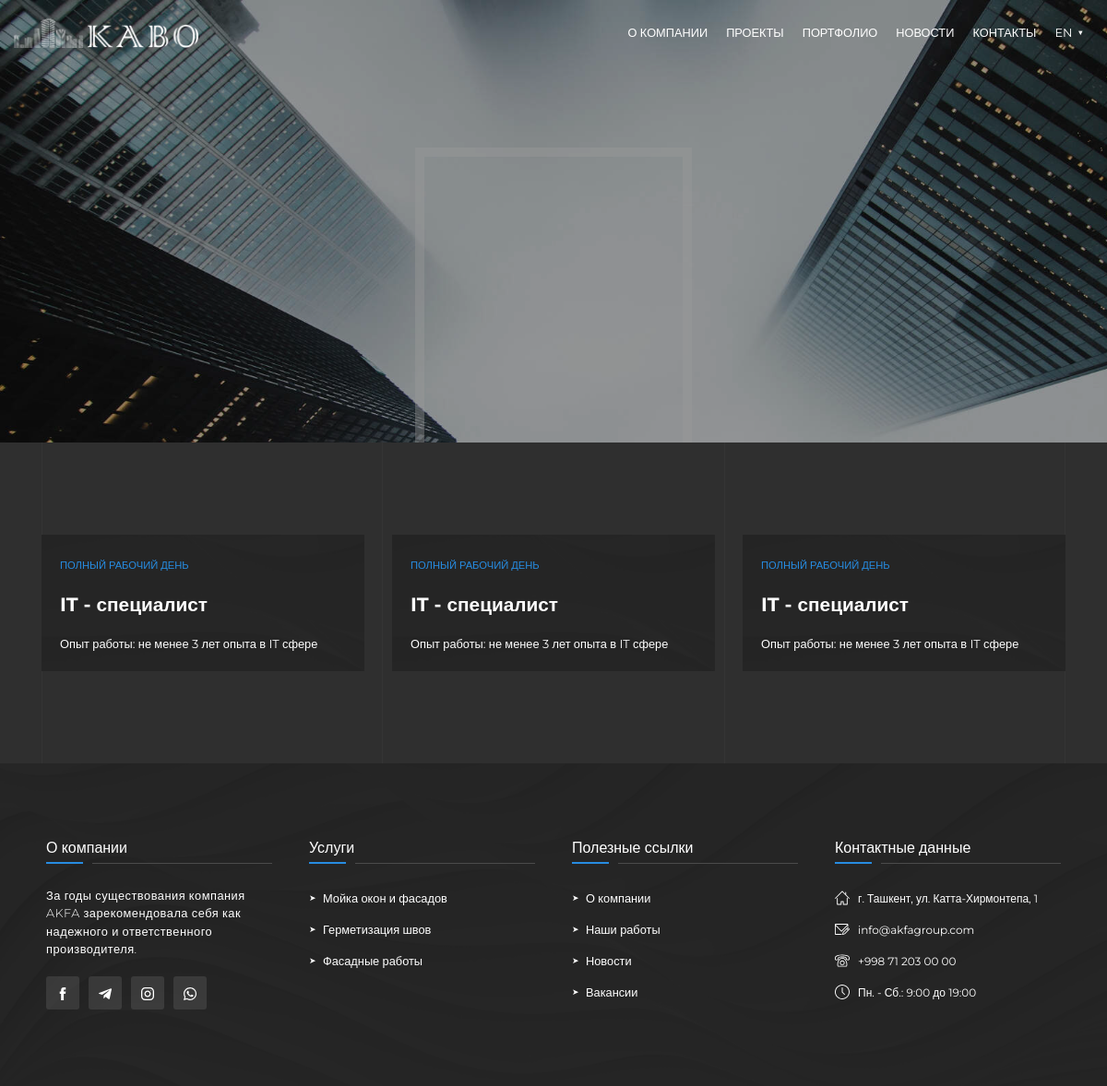
/en/about/vacancy/, run on the app's committed database.
### abcompany/models.py (models this page shows, shortened)
class VacancyModel(models.Model):
    little_description = models.CharField(max_length=150, null=True, blank=True)
    position = models.CharField(max_length=150, null=True, blank=True)
    description = RichTextField()
    requirements = models.CharField(max_length=150, null=True, blank=True)
    image = models.ImageField(upload_to=vacancy_upload_location, blank=True, null=True)
    slug = models.SlugField(blank=True, unique=True)
    class Meta:
        verbose_name = 'Vacancy'
        verbose_name_plural = 'Vacancy'

### abcompany/views.py (the view)
# urls.py: path('vacancy/', vacancy, name='vacancy'),
def vacancy(request):
    context = {}
    vacancies = VacancyModel.objects.all()
    context['vacancies'] = vacancies
    return render(request, 'pages/vacancy.html', context)

### abcompany/templates/pages/vacancy.html (shortened to what this page needs)
{% extends 'base.html' %}
{% load mathfilters %}
{% load static %}
{% load i18n %}
{% block content %}
        <header class="header_promo other_pages_header">
            <div class="header_promo_background" style="background-image: url('{% static 'img/promo.jpg' %}')"></div>
            <div class="video_overlay"></div>
        </header>
    <section class="vacancy">
        <div class="container">
            <div class="section_content">
                <div class="row">
                    {% for vacancy in vacancies %}
                        <div class="col-md-4">
                            <a href="{% url 'abcompany:vacancy-individual' vacancy.slug %}" class="vacancy_item">
                                <span class="">{{ vacancy.little_description }}</span>
                                <h5>{{ vacancy.position}}</h5>
                                <p>{{ vacancy.requirements}}</p>
                            </a>
                        </div>
                    {% endfor %}
                </div>
            </div>
        </div>
    </section>
{% endblock content %}

### static/css/style.css (style rules this page uses)
* { margin: 0; -webkit-box-sizing: border-box; box-sizing: border-box; }
html, body { width: 100%; margin: 0; padding: 0; font-family: "Montserrat", sans-serif; overflow-x: hidden; }
a { text-decoration: none !important; }
p { line-height: 150%; }
.header_promo { position: relative; overflow: hidden; top: 0; left: 0; width: 100%; height: 100vh; z-index: 5; }
.header_promo_background { width: 100%; height: 100vh; position: absolute; z-index: 1; background-size: cover; background-repeat: no-repeat; }
.other_pages_header { height: 60vh; }
.other_pages_header::after { position: absolute; content: ""; width: 300px; height: calc(100% - 150px); border: 10px solid rgba(255, 255, 255, 0.4); bottom: -10px; left: 50%; -webkit-transform: translateX(-50%); transform: translateX(-50%); z-index: 2; }
.video_overlay { width: 100%; height: 100vh; position: absolute; top: 0; left: 0; background: rgba(0, 0, 0, 0.4); z-index: 3; }
#about_section, .mission, .projects, .portfolio_page, .contacts, .vacancy, .project_individual { position: relative; overflow: hidden; background: #2f2f2f; z-index: 9; }
.vacancy { color: #fff; }
.vacancy_item { position: relative; display: block; padding: 20px; background: url(../img/advantage-bg.png) no-repeat center #1c1c1c; color: #fff; }
.vacancy_item span { text-transform: uppercase; font-size: 0.7em; color: #278ce1; }
.vacancy_item h5 { font-weight: bold; color: #fff; margin: 20px 0; font-size: 1.3em; }
.vacancy_item p { color: #fff; margin-bottom: 0; font-size: 0.8em; }
.section_content { width: 100%; display: block; position: relative; padding: 100px 0; z-index: 99; }
.section_content::before { position: absolute; display: block; width: 33.33%; height: 100%; top: 0; left: 0; border-left: 1px solid #343434; border-right: 1px solid #343434; content: ""; z-index: -1; }
.section_content::after { position: absolute; display: block; width: 33.33%; height: 100%; top: 0; right: 0; border-left: 1px solid #343434; border-right: 1px solid #343434; content: ""; z-index: -1; }

### data on the page
VacancyModel: little_description "ПОЛНЫЙ РАБОЧИЙ ДЕНЬ", position "IT - специалист", requirements "Опыт работы: не менее 3 лет опыта в IT сфере"
VacancyModel: little_description "ПОЛНЫЙ РАБОЧИЙ ДЕНЬ", position "IT - специалист", requirements "Опыт работы: не менее 3 лет опыта в IT сфере"
VacancyModel: little_description "ПОЛНЫЙ РАБОЧИЙ ДЕНЬ", position "IT - специалист", requirements "Опыт работы: не менее 3 лет опыта в IT сфере"

### other printed values
{{ LANGUAGE_CODE }} "EN"
